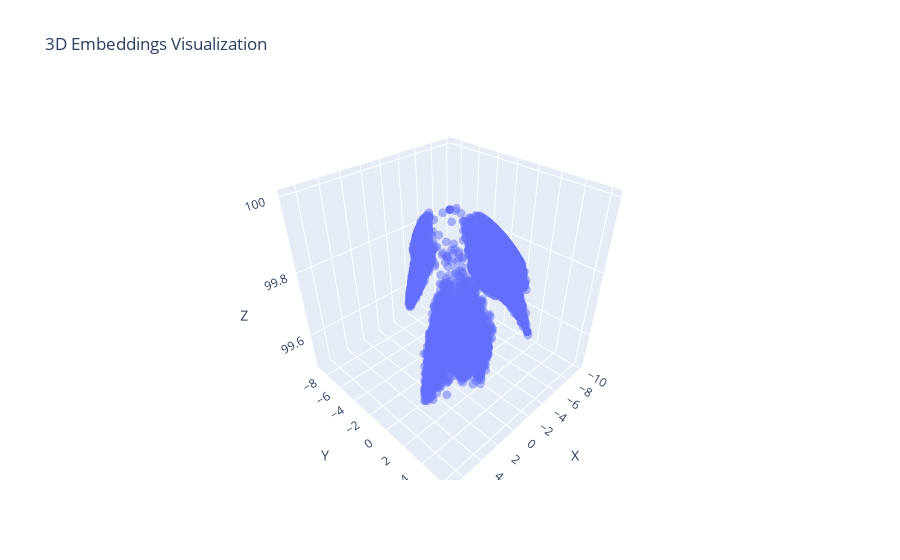

Here is the notebook cell this chart was saved with:
### Code cell
import plotly.express as px
import pandas as pd

# Create a dataframe with the 3D coordinates
df = pd.DataFrame(sphere_coords, columns=['x', 'y', 'z'])

# Create 3D scatter plot
fig = px.scatter_3d(
    df,
    x='x',
    y='y',
    z='z',
    opacity=0.5,
    title='3D Embeddings Visualization'
)

# Update the layout for better visualization
fig.update_traces(marker=dict(size=3))
fig.update_layout(
    scene = dict(
        xaxis_title='X',
        yaxis_title='Y', 
        zaxis_title='Z',
        aspectmode='cube'
    )
)

fig.show()

### Figure 1 — Plotly figure (JSON) as saved in the notebook; plotly's stock layout.template omitted (floating-point values rounded to 4 significant figures; data arrays with more than 128 entries replaced by an {"elided": "..."} marker saying what was removed)
{"data": [{"hovertemplate": "x=%{x}<br>y=%{y}<br>z=%{z}<extra></extra>", "legendgroup": "", "marker": {"color": "#636efa", "opacity": 0.5, "size": 3, "symbol": "circle"}, "mode": "markers", "name": "", "scene": "scene", "showlegend": false, "type": "scatter3d", "x": {"elided": "14947 float values"}, "y": {"elided": "14947 float values"}, "z": {"elided": "14947 float values"}}], "layout": {"legend": {"tracegroupgap": 0}, "scene": {"aspectmode": "cube", "domain": {"x": [0, 1], "y": [0, 1]}, "xaxis": {"title": {"text": "X"}}, "yaxis": {"title": {"text": "Y"}}, "zaxis": {"title": {"text": "Z"}}}, "title": {"text": "3D Embeddings Visualization"}}}
